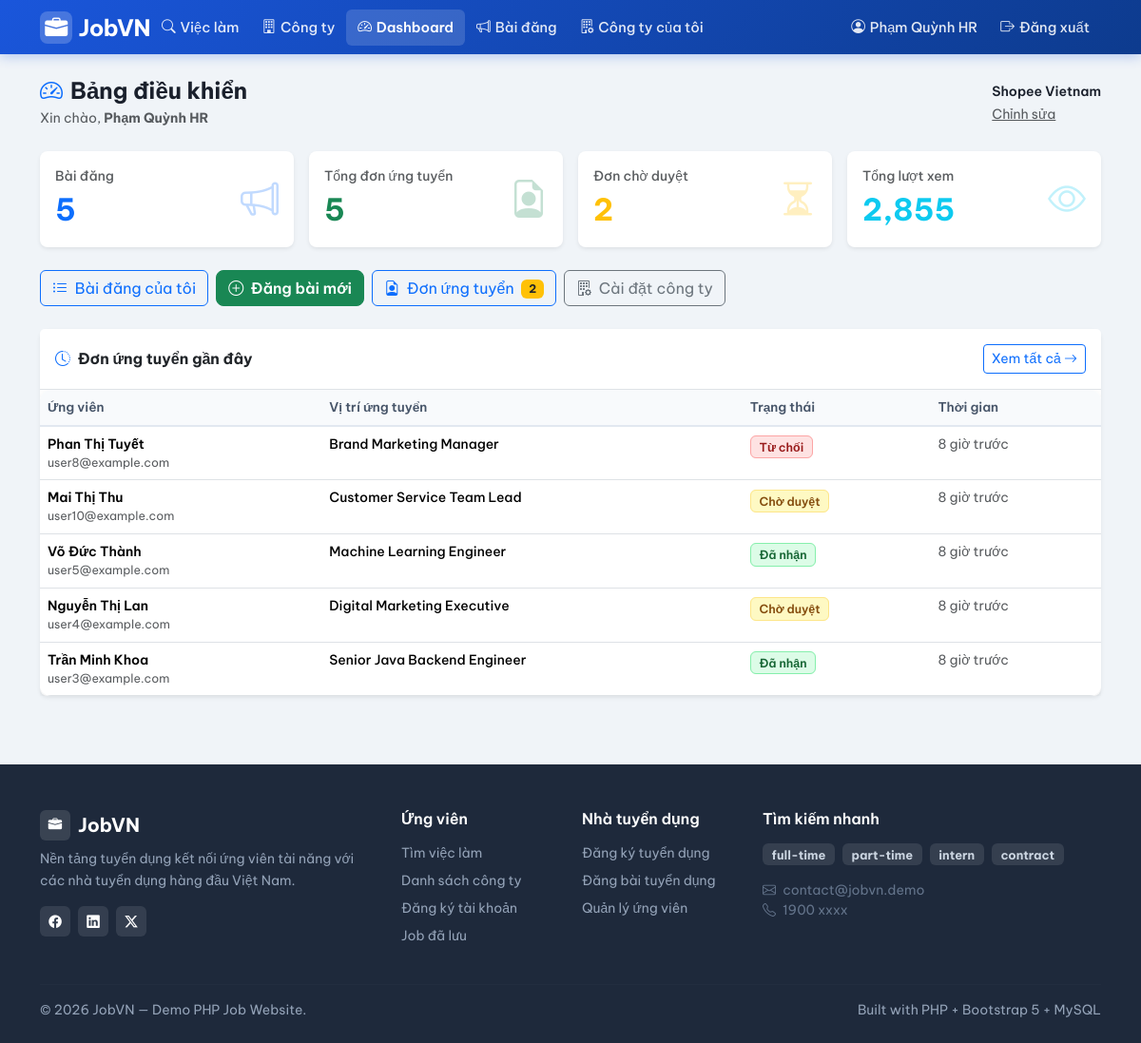
The app's page /index.php?page=employer/dashboard (signed in) with its own data.
### tables this page shows
CREATE TABLE users (
    id INT AUTO_INCREMENT PRIMARY KEY,
    email VARCHAR(150) NOT NULL UNIQUE,
    password VARCHAR(255) NOT NULL,              
    full_name VARCHAR(150) NOT NULL,
    role ENUM('admin','employer','user') NOT NULL DEFAULT 'user',
    phone VARCHAR(30) NULL,
    created_at DATETIME NOT NULL DEFAULT CURRENT_TIMESTAMP
);

CREATE TABLE companies (
    id INT AUTO_INCREMENT PRIMARY KEY,
    owner_id INT NOT NULL,                       
    name VARCHAR(200) NOT NULL,
    description TEXT NULL,
    location VARCHAR(200) NULL,
    website VARCHAR(200) NULL,
    logo VARCHAR(255) NULL,                      
    created_at DATETIME NOT NULL DEFAULT CURRENT_TIMESTAMP,
    UNIQUE KEY uq_company_owner (owner_id),      
    FOREIGN KEY (owner_id) REFERENCES users(id) ON DELETE CASCADE
);

CREATE TABLE applications (
    id INT AUTO_INCREMENT PRIMARY KEY,
    job_id INT NOT NULL,
    user_id INT NOT NULL,
    cv_file VARCHAR(255) NOT NULL,               
    cover_letter TEXT NULL,
    status ENUM('pending','accepted','rejected') NOT NULL DEFAULT 'pending',
    created_at DATETIME NOT NULL DEFAULT CURRENT_TIMESTAMP,
    FOREIGN KEY (job_id) REFERENCES jobs(id) ON DELETE CASCADE,
    FOREIGN KEY (user_id) REFERENCES users(id) ON DELETE CASCADE
);

CREATE TABLE jobs (
    id INT AUTO_INCREMENT PRIMARY KEY,
    company_id INT NOT NULL,
    employer_id INT NOT NULL,                    
    title VARCHAR(200) NOT NULL,
    description TEXT NOT NULL,
    requirements TEXT NULL,
    location VARCHAR(200) NULL,
    salary_min INT NULL,                         
    salary_max INT NULL,                         
    job_type ENUM('full-time','part-time','intern','contract') NOT NULL DEFAULT 'full-time',
    is_active TINYINT(1) NOT NULL DEFAULT 1,
    is_hot TINYINT(1) NOT NULL DEFAULT 0,        
    views INT NOT NULL DEFAULT 0,                
    expired_at DATETIME NULL,                    
    category VARCHAR(50) NOT NULL DEFAULT 'Công nghệ thông tin',   
    created_at DATETIME NOT NULL DEFAULT CURRENT_TIMESTAMP,
    FOREIGN KEY (company_id) REFERENCES companies(id) ON DELETE CASCADE,
    FOREIGN KEY (employer_id) REFERENCES users(id) ON DELETE CASCADE
);

### public/index.php (called while the page is built, shortened)
<?php
require_once __DIR__ . '/../src/db.php';
require_once __DIR__ . '/../src/helpers.php';
require_once __DIR__ . '/../src/auth.php';
$routes = [
    'home'                    => 'home.php',
    'login'                   => 'login.php',
    'register'                => 'register.php',
    'logout'                  => 'logout.php',
    'jobs'                    => 'jobs.php',
    'job_detail'              => 'job_detail.php',
    'companies'               => 'companies.php',
    'company_detail'          => 'company_detail.php',
    'download_cv'             => 'download_cv.php',
    'user/apply'              => 'user/apply.php',
    'user/my_applications'    => 'user/my_applications.php',
    'user/profile'            => 'user/profile.php',
    'user/saved_jobs'         => 'user/saved_jobs.php',
    'user/become_employer'    => 'user/become_employer.php',
    'employer/dashboard'      => 'employer/dashboard.php',
    'employer/jobs'           => 'employer/jobs.php',
    'employer/job_form'       => 'employer/job_form.php',
    'employer/job_delete'     => 'employer/job_delete.php',
    'employer/applications'   => 'employer/applications.php',
    'employer/company'        => 'employer/company.php',
    'admin/dashboard'         => 'admin/dashboard.php',
    'admin/users'             => 'admin/users.php',
    'admin/user_delete'       => 'admin/user_delete.php',
    'admin/jobs'              => 'admin/jobs.php',
    'admin/job_delete'        => 'admin/job_delete.php',
    'admin/companies'             => 'admin/companies.php',
    'admin/applications'          => 'admin/applications.php',
    'admin/employer_requests'     => 'admin/employer_requests.php',
];
$page = $_GET['page'] ?? 'home';
$file = __DIR__ . '/../src/pages/' . $routes[$page];
require $file;

### src/helpers.php (called while the page is built, shortened)
<?php
function e($v): string
{
    return htmlspecialchars((string)$v, ENT_QUOTES, 'UTF-8');
}
function url(string $page, array $params = []): string
{
    $params = array_merge(['page' => $page], $params);
    return BASE_URL . '?' . http_build_query($params);
}
function time_ago(string $datetime): string
{
    $diff = time() - strtotime($datetime);
    if ($diff < 86400)     return (int)($diff / 3600) . ' giờ trước';
    return date('d/m/Y', strtotime($datetime));
}

### src/db.php (called while the page is built, shortened)
<?php
function db(): PDO
{
    static $pdo = null;
    if ($pdo === null) {
        $dsn = 'mysql:host=' . DB_HOST . ';port=' . DB_PORT . ';dbname=' . DB_NAME . ';charset=utf8mb4';
        $attempts = 0;
        while (true) {
            try {
                $pdo = new PDO($dsn, DB_USER, DB_PASS, [
                    PDO::ATTR_ERRMODE              => PDO::ERRMODE_EXCEPTION,
                    PDO::ATTR_DEFAULT_FETCH_MODE   => PDO::FETCH_ASSOC,
                    PDO::ATTR_EMULATE_PREPARES     => false,
                    PDO::MYSQL_ATTR_INIT_COMMAND   => "SET NAMES utf8mb4 COLLATE utf8mb4_unicode_ci",
                ]);
                break;
            } catch (PDOException $e) {
                $attempts++;
                if ($attempts >= 10) {
                    die('Không kết nối được MySQL: ' . $e->getMessage());
                }
                sleep(1);
            }
        }
    }
    return $pdo;
}

### src/auth.php (called while the page is built, shortened)
<?php
require_once __DIR__ . '/db.php';
function current_user(): ?array
{
    static $cache = null;
    if ($cache !== null) return $cache;
    $stmt = db()->prepare('SELECT * FROM users WHERE id = ?');
    $stmt->execute([$_SESSION['user_id']]);
    $cache = $stmt->fetch() ?: null;
    return $cache;
}
function require_role(string ...$roles): array
{
    $u = current_user();
    return $u;
}

### src/pages/employer/dashboard.php (the view, shortened to what this page needs)
<?php
$u = require_role('employer');
$jobCount = db()->prepare('SELECT COUNT(*) FROM jobs WHERE employer_id = ?');
$jobCount->execute([$u['id']]);
$jobCount = (int)$jobCount->fetchColumn();
$appCount = db()->prepare('SELECT COUNT(*) FROM applications a JOIN jobs j ON j.id = a.job_id WHERE j.employer_id = ?');
$appCount->execute([$u['id']]);
$appCount = (int)$appCount->fetchColumn();
$pendingCount = db()->prepare('SELECT COUNT(*) FROM applications a JOIN jobs j ON j.id = a.job_id WHERE j.employer_id = ? AND a.status = ?');
$pendingCount->execute([$u['id'], 'pending']);
$pendingCount = (int)$pendingCount->fetchColumn();
$totalViews = db()->prepare('SELECT COALESCE(SUM(views), 0) FROM jobs WHERE employer_id = ?');
$totalViews->execute([$u['id']]);
$totalViews = (int)$totalViews->fetchColumn();
$companyStmt = db()->prepare('SELECT * FROM companies WHERE owner_id = ?');
$companyStmt->execute([$u['id']]);
$company = $companyStmt->fetch();
$recentApps = db()->prepare("
    SELECT a.id, a.status, a.created_at,
           u.full_name AS applicant_name,
           u.email     AS applicant_email,
           j.title     AS job_title
    FROM applications a
    JOIN jobs j ON j.id = a.job_id
    JOIN users u ON u.id = a.user_id
    WHERE j.employer_id = ?
    ORDER BY a.created_at DESC
    LIMIT 5
");
$recentApps->execute([$u['id']]);
$recentApps = $recentApps->fetchAll();
require __DIR__ . '/../../layout/header.php';
?>
<div class="d-flex justify-content-between align-items-center mb-4">
    <div>
        <h4 class="fw-700 mb-1">
            <i class="bi bi-speedometer2 me-2 text-primary"></i>Bảng điều khiển
        </h4>
        <div class="text-muted small">Xin chào, <strong><?= e($u['full_name']) ?></strong></div>
    </div>
    <?php if ($company): ?>
        <div class="d-flex align-items-center gap-2">
            <div>
                <div class="fw-600 small"><?= e($company['name']) ?></div>
                <a href="<?= e(url('employer/company')) ?>" class="small text-muted">Chỉnh sửa</a>
            </div>
        </div>
    <?php endif; ?>
</div>
<div class="row g-3 mb-4">
    <div class="col-md-3">
        <div class="card border-0 shadow-sm rounded-3 h-100">
            <div class="card-body">
                <div class="d-flex justify-content-between align-items-center">
                    <div>
                        <div class="small text-muted fw-500">Bài đăng</div>
                        <div class="fs-2 fw-700 text-primary"><?= $jobCount ?></div>
                    </div>
                    <div class="fs-1 text-primary opacity-25"><i class="bi bi-megaphone"></i></div>
                </div>
            </div>
        </div>
    </div>
    <div class="col-md-3">
        <div class="card border-0 shadow-sm rounded-3 h-100">
            <div class="card-body">
                <div class="d-flex justify-content-between align-items-center">
                    <div>
                        <div class="small text-muted fw-500">Tổng đơn ứng tuyển</div>
                        <div class="fs-2 fw-700 text-success"><?= $appCount ?></div>
                    </div>
                    <div class="fs-1 text-success opacity-25"><i class="bi bi-file-earmark-person"></i></div>
                </div>
            </div>
        </div>
    </div>
    <div class="col-md-3">
        <div class="card border-0 shadow-sm rounded-3 h-100">
            <div class="card-body">
                <div class="d-flex justify-content-between align-items-center">
                    <div>
                        <div class="small text-muted fw-500">Đơn chờ duyệt</div>
                        <div class="fs-2 fw-700 text-warning"><?= $pendingCount ?></div>
                    </div>
                    <div class="fs-1 text-warning opacity-25"><i class="bi bi-hourglass-split"></i></div>
                </div>
            </div>
        </div>
    </div>
    <div class="col-md-3">
        <div class="card border-0 shadow-sm rounded-3 h-100">
            <div class="card-body">
                <div class="d-flex justify-content-between align-items-center">
                    <div>
                        <div class="small text-muted fw-500">Tổng lượt xem</div>
                        <div class="fs-2 fw-700 text-info"><?= number_format($totalViews) ?></div>
                    </div>
                    <div class="fs-1 text-info opacity-25"><i class="bi bi-eye"></i></div>
                </div>
            </div>
        </div>
    </div>
</div>
<div class="d-flex gap-2 flex-wrap mb-4">
    <a href="<?= e(url('employer/jobs')) ?>" class="btn btn-outline-primary">
        <i class="bi bi-list-ul me-1"></i> Bài đăng của tôi
    </a>
    <a href="<?= e(url('employer/job_form')) ?>" class="btn btn-success">
        <i class="bi bi-plus-circle me-1"></i> Đăng bài mới
    </a>
    <a href="<?= e(url('employer/applications')) ?>" class="btn btn-outline-primary">
        <i class="bi bi-file-earmark-person me-1"></i> Đơn ứng tuyển
        <?php if ($pendingCount > 0): ?>
            <span class="badge bg-warning text-dark ms-1"><?= $pendingCount ?></span>
        <?php endif; ?>
    </a>
    <a href="<?= e(url('employer/company')) ?>" class="btn btn-outline-secondary">
        <i class="bi bi-building-gear me-1"></i>
        <?= $company ? 'Cài đặt công ty' : 'Tạo công ty' ?>
    </a>
</div>
<?php if ($recentApps): ?>
<div class="card border-0 shadow-sm rounded-3 mt-2">
    <div class="card-header bg-white border-bottom d-flex justify-content-between align-items-center py-3">
        <h6 class="fw-700 mb-0">
            <i class="bi bi-clock-history me-2 text-primary"></i>Đơn ứng tuyển gần đây
        </h6>
        <a href="<?= e(url('employer/applications')) ?>" class="btn btn-sm btn-outline-primary">
            Xem tất cả <i class="bi bi-arrow-right"></i>
        </a>
    </div>
    <div class="table-responsive">
        <table class="table table-admin mb-0">
            <thead>
                <tr>
                    <th>Ứng viên</th>
                    <th>Vị trí ứng tuyển</th>
                    <th>Trạng thái</th>
                    <th>Thời gian</th>
                </tr>
            </thead>
            <tbody>
            <?php foreach ($recentApps as $a): ?>
                <?php
                $badgeCls    = ['pending'=>'badge-status-pending','accepted'=>'badge-status-accepted','rejected'=>'badge-status-rejected'][$a['status']] ?? 'badge-status-pending';
                $statusLabel = ['pending'=>'Chờ duyệt','accepted'=>'Đã nhận','rejected'=>'Từ chối'][$a['status']] ?? $a['status'];
                ?>
                <tr>
                    <td>
                        <div class="fw-600 small"><?= e($a['applicant_name']) ?></div>
                        <div class="text-muted" style="font-size:0.78rem"><?= e($a['applicant_email']) ?></div>
                    </td>
                    <td class="small fw-500"><?= e($a['job_title']) ?></td>
                    <td><span class="<?= $badgeCls ?>"><?= $statusLabel ?></span></td>
                    <td class="small text-muted"><?= time_ago($a['created_at']) ?></td>
                </tr>
            <?php endforeach; ?>
            </tbody>
        </table>
    </div>
</div>
<?php endif; ?>
<?php require __DIR__ . '/../../layout/footer.php';

### src/layout/header.php (shortened to what this page needs)
<?php
$u = current_user();
$currentPage = $_GET['page'] ?? 'home';
?>
<!doctype html>
<html lang="vi">
<head>
    <link href="https://cdn.jsdelivr.net/npm/bootstrap@5.3.2/dist/css/bootstrap.min.css" rel="stylesheet">
    <link href="https://cdn.jsdelivr.net/npm/bootstrap-icons@1.11.3/font/bootstrap-icons.min.css" rel="stylesheet">
</head>
<body>
<nav class="navbar navbar-expand-lg navbar-main">
    <div class="container">
        <a class="navbar-brand-logo text-decoration-none" href="<?= e(url('home')) ?>">
            <div class="logo-icon"><i class="bi bi-briefcase-fill text-white"></i></div>
            JobVN
        </a>
        <div class="collapse navbar-collapse" id="mainNav">
            <ul class="navbar-nav me-auto">
                <li class="nav-item">
                    <a class="nav-link <?= in_array($currentPage, ['jobs','job_detail']) ? 'active' : '' ?>"
                       href="<?= e(url('jobs')) ?>">
                        <i class="bi bi-search"></i> Việc làm
                    </a>
                </li>
                <li class="nav-item">
                    <a class="nav-link <?= $currentPage === 'companies' ? 'active' : '' ?>"
                       href="<?= e(url('companies')) ?>">
                        <i class="bi bi-building"></i> Công ty
                    </a>
                </li>
                <?php if ($u && $u['role'] === 'employer'): ?>
                    <li class="nav-item">
                        <a class="nav-link <?= $currentPage === 'employer/dashboard' ? 'active' : '' ?>"
                           href="<?= e(url('employer/dashboard')) ?>">
                            <i class="bi bi-speedometer2"></i> Dashboard
                        </a>
                    </li>
                    <li class="nav-item">
                        <a class="nav-link <?= in_array($currentPage, ['employer/jobs','employer/job_form']) ? 'active' : '' ?>"
                           href="<?= e(url('employer/jobs')) ?>">
                            <i class="bi bi-megaphone"></i> Bài đăng
                        </a>
                    </li>
                    <li class="nav-item">
                        <a class="nav-link <?= $currentPage === 'employer/company' ? 'active' : '' ?>"
                           href="<?= e(url('employer/company')) ?>">
                            <i class="bi bi-building-gear"></i> Công ty của tôi
                        </a>
                    </li>
                <?php endif; ?>
            </ul>
            <ul class="navbar-nav">
                <?php if ($u): ?>
                    <li class="nav-item">
                        <a class="nav-link <?= in_array($currentPage, ['user/profile']) ? 'active' : '' ?>"
                           href="<?= e(url('user/profile')) ?>">
                            <i class="bi bi-person-circle"></i>
                            <span class="d-none d-lg-inline"><?= e($u['full_name']) ?></span>
                        </a>
                    </li>
                    <li class="nav-item">
                        <a class="nav-link" href="<?= e(url('logout')) ?>">
                            <i class="bi bi-box-arrow-right"></i> Đăng xuất
                        </a>
                    </li>
                <?php endif; ?>
            </ul>
        </div>
    </div>
</nav>
<main class="container py-4">

### records on screen
users: full_name "Phạm Quỳnh HR"
companies: name "Shopee Vietnam"
applications: user.full_name "Phan Thị Tuyết", user.email "user8@example.com", job.title "Brand Marketing Manager", status "Từ chối", created_at "8 giờ trước"
applications: user.full_name "Mai Thị Thu", user.email "user10@example.com", job.title "Customer Service Team Lead", status "Chờ duyệt", created_at "8 giờ trước"
applications: user.full_name "Võ Đức Thành", user.email "user5@example.com", job.title "Machine Learning Engineer", status "Đã nhận", created_at "8 giờ trước"
applications: user.full_name "Nguyễn Thị Lan", user.email "user4@example.com", job.title "Digital Marketing Executive", status "Chờ duyệt", created_at "8 giờ trước"
applications: user.full_name "Trần Minh Khoa", user.email "user3@example.com", job.title "Senior Java Backend Engineer", status "Đã nhận", created_at "8 giờ trước"

### other values on screen
$jobCount "5"
$appCount "5"
$pendingCount "2"
$totalViews "2,855"
$t "full-time"
$t "part-time"
$t "intern"
$t "contract"
